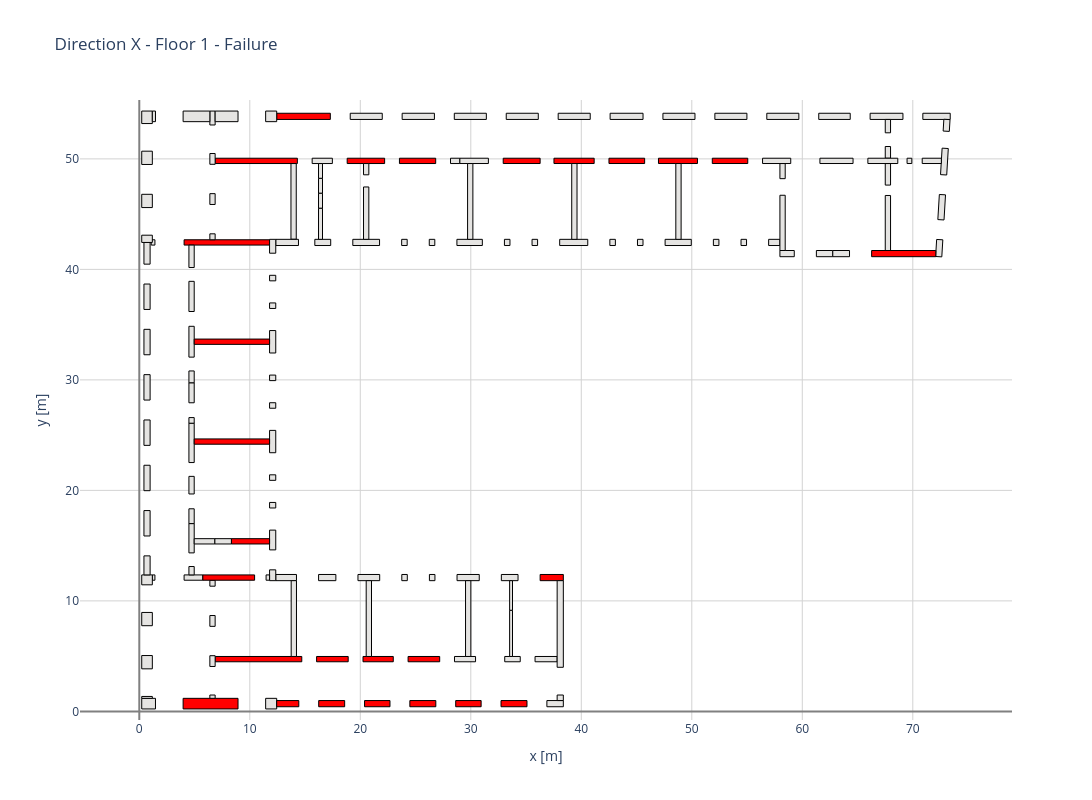

Source (notebook cell):
### Code cell
direction = 'X' # or 'Y'
floor_id = 0

S.plot_failing_walls(L_organized, 'X', floor_id)
